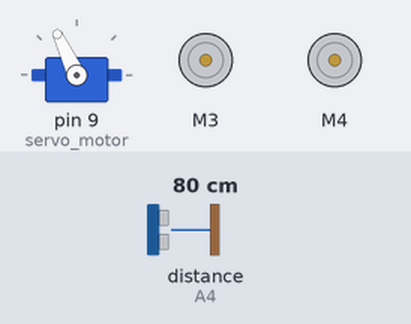
Simulated run of this sketch. Board: Arduino Uno, built with avr-gcc and run on an emulated ATmega328P. Shown: servo, 2 × DC motor (green arrow = forward, orange = backward, longer = faster). Inputs (shaded band) come from the test bench; at power-on: distance to the obstacle (sensor on A4) 80 cm. The echo pulse lasts 58.3 µs per cm; what the sketch prints to the serial monitor is not drawn.

Above: at 3.9 s.
4.0 s: distance to the obstacle (sensor on A4) set to 23 cm
5.6 s: distance to the obstacle (sensor on A4) set to 18 cm
At 7.5 s:
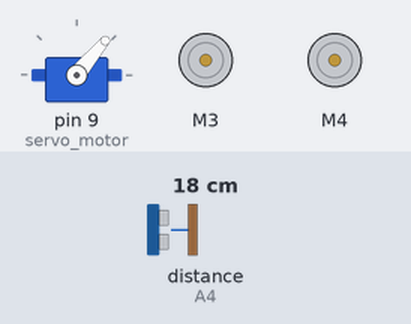
At 9.6 s:
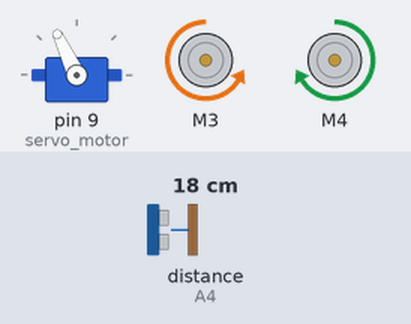
13.3 s: distance to the obstacle (sensor on A4) set to 2 cm
At 14.49 s:
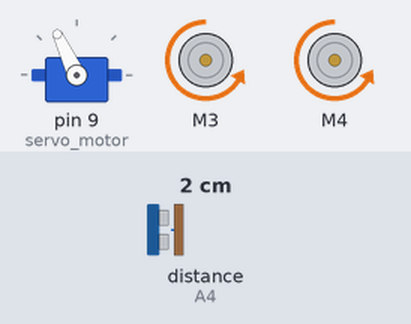
16.3 s: distance to the obstacle (sensor on A4) set to 4 cm
Timing chart, 0 to 20.3 s (numbered marks = the images above; inputs shaded):
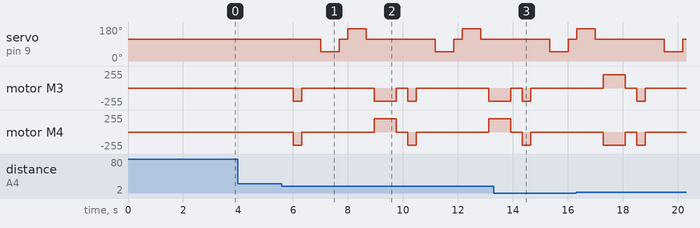

Measured:
- the behaviour switches between 21 and 20 cm on distance to the obstacle (sensor on A4) (found by bisection; images 0 and 1)
- after the input at 4.0 s, every drawn part: stays the same
- after the input at 5.6 s, servo on pin 9 (servo_motor): 115° → 50° after 1.4 s, → 115° 0.67 s later, → 170° 0.30 s later, → 115° 0.67 s later, … (8 changes in this stretch); motor M3: goes backward 200/255 0.30 s, stopped 2.6 s, backward 200/255 0.80 s, stopped 0.42 s, backward 200/255 0.30 s, stopped 2.6 s, then backward 200/255, starting after 0.42 s

The sketch:

043-Obstacle-Avoiding-Robot-with-L298N.ino
```cpp
// (licence header left out)
#include <AFMotor.h>
#include <Servo.h>
#include <NewPing.h>

//sensor pins
#define trig_pin A5 //analog input 1
#define echo_pin A4 //analog input 2

#define maximum_distance 200
boolean goesForward = false;
int distance = 100;

NewPing sonar(trig_pin, echo_pin, maximum_distance); //sensor function

AF_DCMotor motor3(3);
AF_DCMotor motor4(4);

// DC hobby servo
Servo servo_motor;
int j;

void setup() {
  Serial.begin(9600);           // set up Serial library at 9600 bps
  Serial.println("Motor test!");
  servo_motor.attach(9);
  servo_motor.write(115);
  // turn on motor
  motor3.setSpeed(200);
  motor3.run(RELEASE);
  motor4.setSpeed(200);
  motor4.run(RELEASE);

  delay(2000);
  distance = readPing();
  delay(100);
  distance = readPing();
  delay(100);
  distance = readPing();
  delay(100);
  distance = readPing();
  delay(100);


}

void loop()
{ // INICIO DEL LOOP

  int distanceRight = 0;
  int distanceLeft = 0;
  delay(50);

  if (distance <= 20){

    moveStop();
    delay(300);
    moveBackward();
    delay(400);
    moveStop();
    delay(300);
    distanceRight = lookRight();
    delay(300);
    distanceLeft = lookLeft();
    delay(300);

    if (distanceRight >= distanceLeft){
      turnRight();
      moveStop();
//      Serial.println("Giro DERECHA!!");
    }
    else{
      turnLeft();
      moveStop();
//      Serial.println("Giro IZQUIERDA!!");
    }
  }
  else{
    //moveForward();
    moveStop();
//    Serial.println("Adelante!!");

  }
    distance = readPing();
//    Serial.println(distance);

} //FIN DEL LOOP


int lookRight(){
  servo_motor.write(50);
  delay(500);
  int distance = readPing();
  delay(100);
  servo_motor.write(115);
  return distance;
}

int lookLeft(){
  servo_motor.write(170);
  delay(500);
  int distance = readPing();
  delay(100);
  servo_motor.write(115);
  return distance;
  delay(100);
}

int readPing(){
  delay(70);
  int cm = sonar.ping_cm();
  if (cm==0){
    cm=250;
  }
  return cm;
}

void moveStop(){

    motor3.run(RELEASE);
    motor4.run(RELEASE);
}

void moveForward(){

  if(!goesForward){

    goesForward=true;

    motor3.run(FORWARD);
    motor4.run(FORWARD);
  }
}

void moveBackward(){

  goesForward=false;

    motor3.run(BACKWARD);
    motor4.run(BACKWARD);

    delay(300);

    motor3.run(RELEASE);
    motor4.run(RELEASE);

}

void turnRight(){

    motor3.run(BACKWARD);
    motor4.run(FORWARD);

    delay(800);

    motor3.run(RELEASE);
    motor4.run(RELEASE);

}

void turnLeft(){

    motor3.run(FORWARD);
    motor4.run(BACKWARD);

    delay(800);

    motor3.run(RELEASE);
    motor4.run(RELEASE);
}
```
